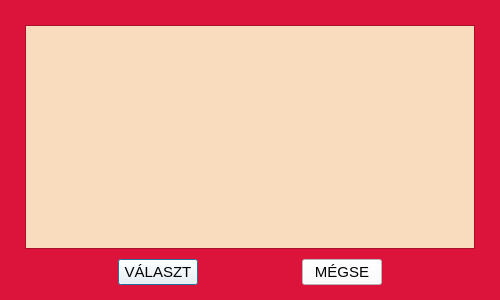
<?xml version="1.0" encoding="UTF-8"?>
<ui version="4.0">
 <class>KeretValaszto</class>
 <widget class="QDialog" name="KeretValaszto">
  <property name="geometry">
   <rect>
    <x>0</x>
    <y>0</y>
    <width>500</width>
    <height>300</height>
   </rect>
  </property>
  <property name="sizePolicy">
   <sizepolicy hsizetype="Fixed" vsizetype="Fixed">
    <horstretch>0</horstretch>
    <verstretch>0</verstretch>
   </sizepolicy>
  </property>
  <property name="windowTitle">
   <string>Képkeret Választó</string>
  </property>
  <property name="styleSheet">
   <string notr="true">background-color: rgb(132, 22, 23);
background-color: rgb(220, 20, 60);</string>
  </property>
  <layout class="QVBoxLayout" name="verticalLayout">
   <property name="spacing">
    <number>10</number>
   </property>
   <property name="leftMargin">
    <number>25</number>
   </property>
   <property name="topMargin">
    <number>25</number>
   </property>
   <property name="rightMargin">
    <number>25</number>
   </property>
   <property name="bottomMargin">
    <number>15</number>
   </property>
   <item>
    <widget class="QScrollArea" name="scrollArea">
     <property name="widgetResizable">
      <bool>true</bool>
     </property>
     <widget class="QWidget" name="scrollAreaWidgetContents">
      <property name="geometry">
       <rect>
        <x>0</x>
        <y>0</y>
        <width>448</width>
        <height>218</height>
       </rect>
      </property>
      <property name="styleSheet">
       <string notr="true">background-color: rgb(249, 219, 189);</string>
      </property>
      <layout class="QGridLayout" name="gridLayout_3">
       <property name="leftMargin">
        <number>0</number>
       </property>
       <property name="topMargin">
        <number>0</number>
       </property>
       <property name="rightMargin">
        <number>0</number>
       </property>
       <property name="bottomMargin">
        <number>0</number>
       </property>
       <property name="spacing">
        <number>0</number>
       </property>
       <item row="0" column="0">
        <layout class="QGridLayout" name="keretekGridLayout">
         <property name="leftMargin">
          <number>10</number>
         </property>
         <property name="topMargin">
          <number>10</number>
         </property>
         <property name="rightMargin">
          <number>10</number>
         </property>
         <property name="bottomMargin">
          <number>10</number>
         </property>
        </layout>
       </item>
      </layout>
     </widget>
    </widget>
   </item>
   <item>
    <layout class="QHBoxLayout" name="horizontalLayout">
     <item>
      <spacer name="horizontalSpacer">
       <property name="orientation">
        <enum>Qt::Horizontal</enum>
       </property>
       <property name="sizeHint" stdset="0">
        <size>
         <width>40</width>
         <height>20</height>
        </size>
       </property>
      </spacer>
     </item>
     <item>
      <widget class="QPushButton" name="valasztPushButton">
       <property name="font">
        <font>
         <pointsize>11</pointsize>
        </font>
       </property>
       <property name="styleSheet">
        <string notr="true">color: rgb(0, 0, 0);
background-color: rgb(255, 255, 255);</string>
       </property>
       <property name="text">
        <string>VÁLASZT</string>
       </property>
      </widget>
     </item>
     <item>
      <spacer name="horizontalSpacer_3">
       <property name="orientation">
        <enum>Qt::Horizontal</enum>
       </property>
       <property name="sizeHint" stdset="0">
        <size>
         <width>40</width>
         <height>20</height>
        </size>
       </property>
      </spacer>
     </item>
     <item>
      <widget class="QPushButton" name="megsePushButton">
       <property name="font">
        <font>
         <pointsize>11</pointsize>
        </font>
       </property>
       <property name="styleSheet">
        <string notr="true">color: rgb(0, 0, 0);
background-color: rgb(255, 255, 255);</string>
       </property>
       <property name="text">
        <string>MÉGSE</string>
       </property>
      </widget>
     </item>
     <item>
      <spacer name="horizontalSpacer_2">
       <property name="orientation">
        <enum>Qt::Horizontal</enum>
       </property>
       <property name="sizeHint" stdset="0">
        <size>
         <width>40</width>
         <height>20</height>
        </size>
       </property>
      </spacer>
     </item>
    </layout>
   </item>
  </layout>
 </widget>
 <resources/>
 <connections/>
</ui>
